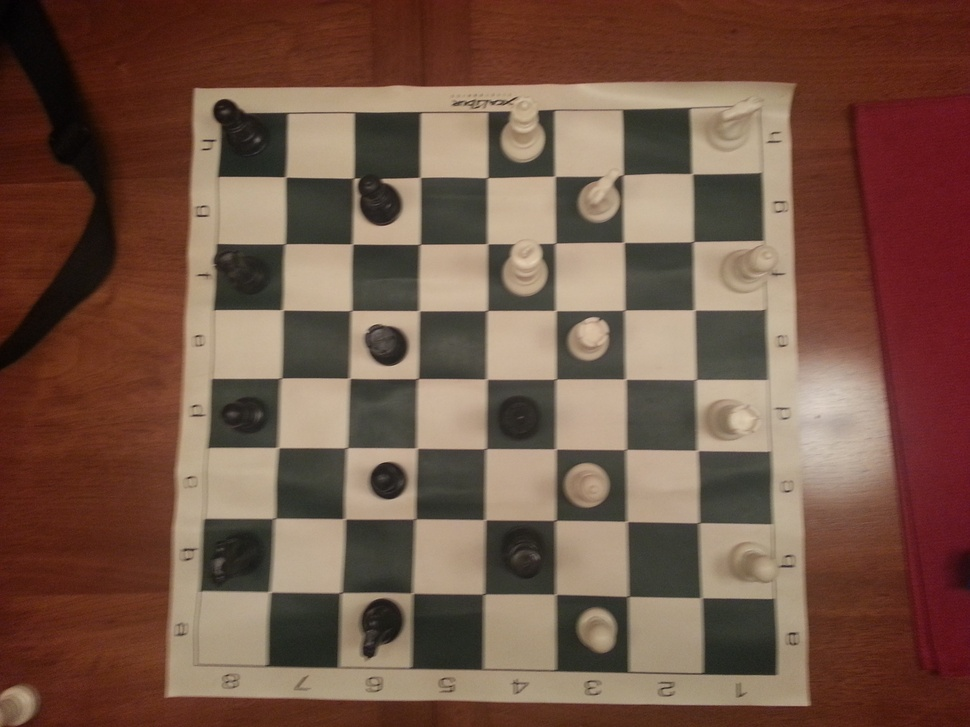
#> input picture pieces 1.jpg, 970 x 727 px, shrunk from 3264 x 2448 before the run
$ python hough_circles_test.py   (Python 2 division)   (older library calls are emulated)
#> lines starting #> are read from the running program, lines starting #| are printed output that depends on the picture
import cv2
import numpy as np
import sys

if len(sys.argv)>1:
	filename = sys.argv[1]
else:
	filename = 'pieces 1.jpg'

img = cv2.imread(filename,0)
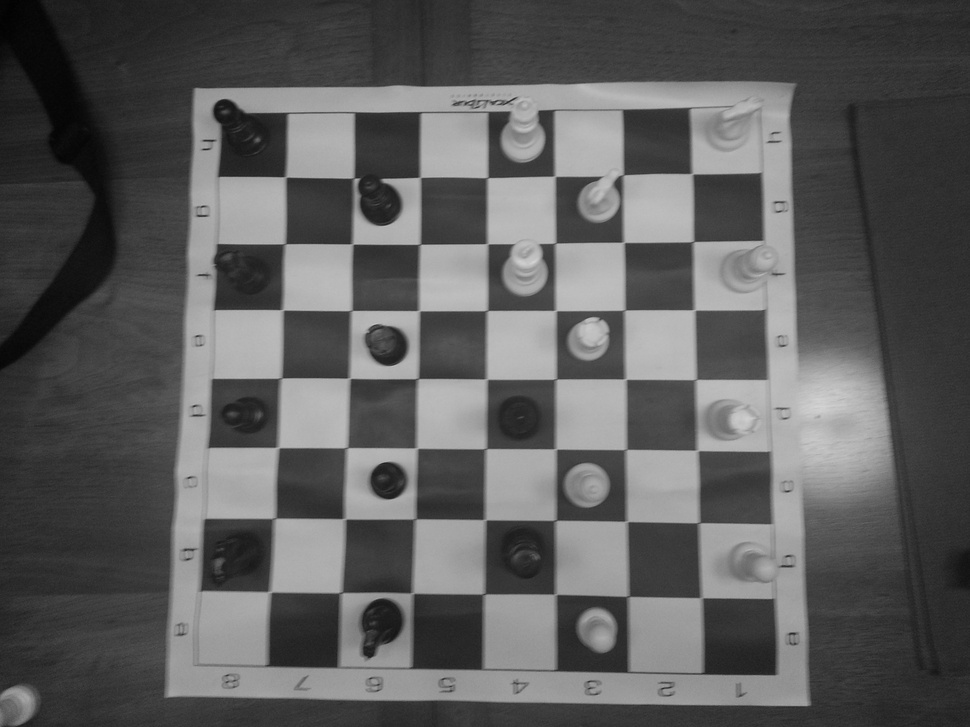
#> img: shape (727, 970); min 1, max 212, mean 92.8
#> (the run stopped early here; a loop or call above may not have finished)

$ run again, with real 1 small.jpg copied over pieces 1.jpg
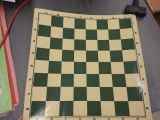
#> input picture real 1 small.jpg, 160 x 120 px
#> `img = cv2.imread(filename,0)`:
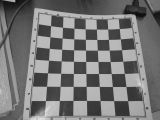
#> img: shape (120, 160); min 8, max 226, mean 118.5
